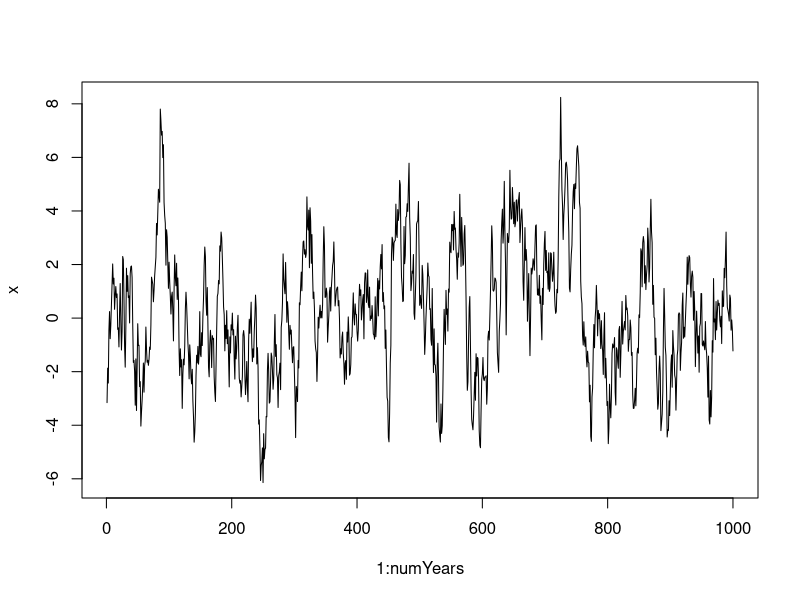

R code for this plot:
## We want to simulate an ar(1) random effect
## This means that the mean is zero, and we have some autocorrelation ρ

## My only question (JD) is do we need to worry about starting point,
## or does the asymptotic distribution already match the error distribution?
## The only issue is in fact the sd, and the sd did need to be adjusted

numYears <- 1e3
phi <- 0.9
sdSim <- 1
sdAsymp <- sdSim/sqrt(1-phi^2)

x0 <- rnorm(1, 0, sdAsymp)

eps <- rnorm(numYears, 0, sdSim)
x <- numeric(numYears)

for (y in 1:numYears){
	xprev <- ifelse(y==1, x0, x[[y-1]])
	x[[y]] <- phi*xprev + eps[[y]]
}

plot(1:numYears, x, type="l")

print(sd(eps))
print(sd(x))
print(sdAsymp)
cor.test(x[-1], x[-numYears])
